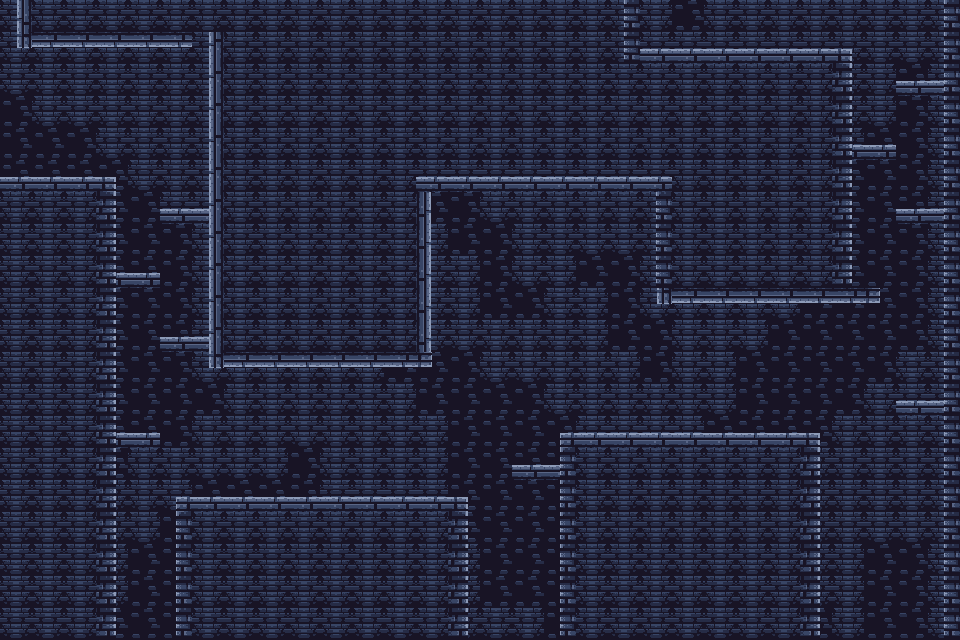

This is a level from a 2D game, rendered from its Tiled map with the project's own tilesets. A one-line summary and the map file follow, with tile-layer data summarised:
An orthogonal 30x20 tile map with 32x32 px tiles, 3 tile layers (fondo, plataformas de salto, bloques), 2 tilesets.

<map version="1.10" tiledversion="1.10.2" orientation="orthogonal" renderorder="right-down" width="30" height="20" tilewidth="32" tileheight="32" infinite="0" nextlayerid="6" nextobjectid="1">
 <tileset firstgid="1" name="Dungeon Tile Set" tilewidth="32" tileheight="32" tilecount="63" columns="7">
  <image source="Dungeon Tile Set.png" width="240" height="288" />
 </tileset>
 <tileset firstgid="64" name="file de dungeon aseprite" tilewidth="32" tileheight="32" tilecount="48" columns="8">
  <image source="file de dungeon aseprite.png" width="265" height="199" />
 </tileset>
 <layer id="1" name="fondo" width="30" height="20" locked="1">
  <data>[600 cells, 600 non-empty, 2 distinct tile ids]</data>
 </layer>
 <layer id="5" name="plataformas de salto" width="30" height="20" locked="1">
  <data>[600 cells, 29 non-empty, 2 distinct tile ids]</data>
 </layer>
 <layer id="4" name="bloques" width="30" height="20" locked="1">
  <data>[600 cells, 362 non-empty, 6 distinct tile ids]</data>
 </layer>
</map>
